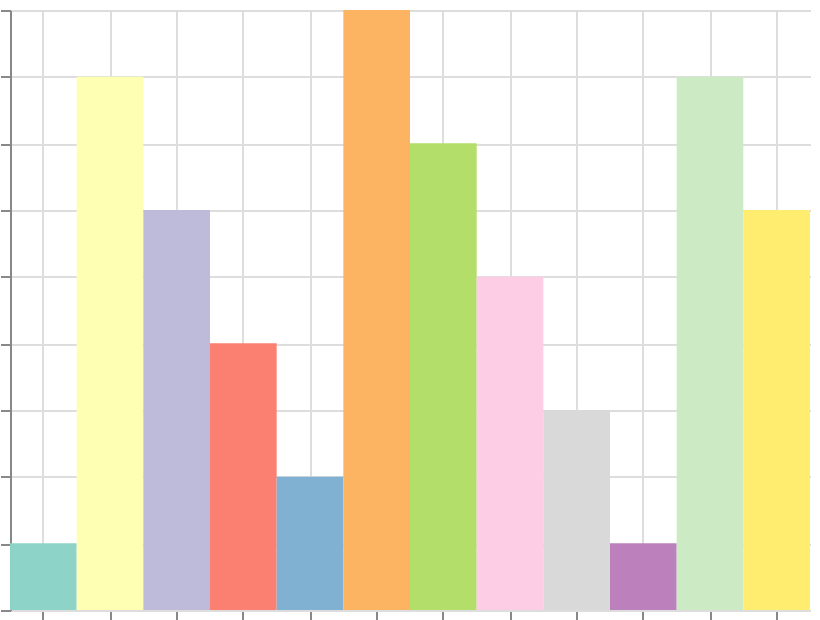

Express this chart as Vega-Lite.
### Vega specification from a JSON file in a GitHub repository (floating-point values rounded to 4 significant figures)
{"$schema": "https://vega.github.io/schema/vega/v6.json", "width": 400, "height": 300, "padding": 5, "autosize": "none", "data": [{"name": "table", "values": [{"cat": "A", "val": 1}, {"cat": "B", "val": 8}, {"cat": "C", "val": 6}, {"cat": "D", "val": 4}, {"cat": "E", "val": 2}, {"cat": "F", "val": 9}, {"cat": "G", "val": 7}, {"cat": "H", "val": 5}, {"cat": "I", "val": 3}, {"cat": "J", "val": 1}, {"cat": "K", "val": 8}, {"cat": "L", "val": 6}]}], "scales": [{"name": "x", "type": "band", "domain": {"data": "table", "field": "cat", "sort": true}, "range": "width"}, {"name": "y", "type": "linear", "domain": {"data": "table", "field": "val"}, "range": [{"signal": "height"}, 0], "zero": true, "nice": true}, {"name": "color", "type": "ordinal", "domain": {"data": "table", "field": "cat", "sort": true}, "range": {"scheme": "set3"}}], "marks": [{"type": "rect", "from": {"data": "table"}, "encode": {"update": {"x": {"scale": "x", "field": "cat"}, "width": {"scale": "x", "band": 1}, "y": {"scale": "y", "field": "val"}, "y2": {"scale": "y", "value": 0}, "fill": {"scale": "color", "field": "cat"}}}}], "axes": [{"scale": "x", "orient": "bottom", "grid": true, "labels": false}, {"scale": "y", "orient": "left", "grid": true, "labels": false}], "legends": [{"fill": "color"}]}
